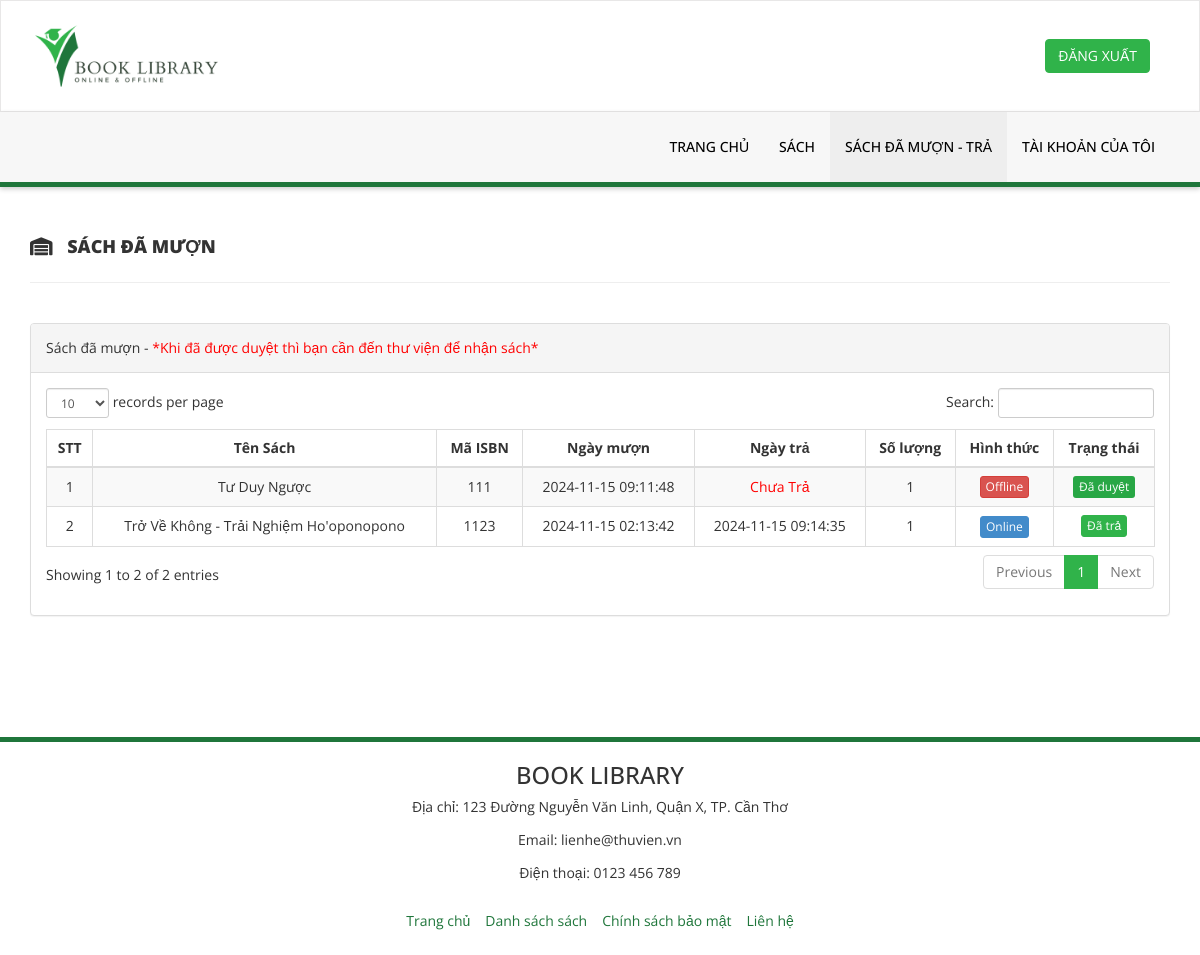
Page /issued-books.php (signed in) on the committed database.
### tables this page shows
CREATE TABLE `ctmuontra` (
  `id` int NOT NULL,
  `BookId` int NOT NULL,
  `ReaderId` int NOT NULL,
  `IssuesDate` timestamp NOT NULL DEFAULT CURRENT_TIMESTAMP,
  `ReturnDate` timestamp NULL DEFAULT NULL ON UPDATE CURRENT_TIMESTAMP,
  `QuantityBorrow` int NOT NULL,
  `Method` tinyint NOT NULL,
  `BorrowStatus` tinyint DEFAULT NULL
);

CREATE TABLE `sach` (
  `id` int NOT NULL,
  `BookName` varchar(255) DEFAULT NULL,
  `CatId` int DEFAULT NULL,
  `AuthorId` int DEFAULT NULL,
  `ISBNNumber` int DEFAULT NULL,
  `BookPrice` decimal(10,2) DEFAULT NULL,
  `RegDate` timestamp NULL DEFAULT CURRENT_TIMESTAMP,
  `updationDate` timestamp NULL DEFAULT CURRENT_TIMESTAMP ON UPDATE CURRENT_TIMESTAMP,
  `Image` varchar(255) DEFAULT NULL,
  `Quantity` int NOT NULL,
  `Stock` int NOT NULL,
  `Method` tinyint NOT NULL
);

### issued-books.php (the view, shortened to what this page needs)
<?php
include('includes/config.php');
?>
<!DOCTYPE html>
<html xmlns="http://www.w3.org/1999/xhtml">
<head>
    <link href="assets/css/bootstrap.css" rel="stylesheet" />
    <link href="assets/css/font-awesome.css" rel="stylesheet" />
    <link href="assets/js/dataTables/dataTables.bootstrap.css" rel="stylesheet" />
    <link href="assets/css/style.css" rel="stylesheet" />
    <link rel="stylesheet" href="https://cdnjs.cloudflare.com/ajax/libs/font-awesome/6.0.0-beta3/css/all.min.css">
</head>
<body>
    <?php include('includes/header.php'); ?>
    <div class="content-wrapper">
        <div class="container">
            <div class="row pad-botm">
                <div class="col-md-12">
                    <h4 class="header-line">
                        <i class="fas fa-warehouse" style="margin-right: 10px;"></i> SÁCH ĐÃ MƯỢN
                    </h4>
                </div>
            </div>
            <div class="row">
                <div class="col-md-12">
                    <div class="panel panel-default">
                        <div class="panel-heading">
                            Sách đã mượn - <span style="color:red;">*Khi đã được duyệt thì bạn cần đến thư viện để nhận sách*</span>
                        </div>
                        <div class="panel-body">
                            <div class="table-responsive">
                                <table class="table table-striped table-bordered table-hover" id="dataTables-example">
                                    <thead>
                                        <tr>
                                            <th style="vertical-align: middle;">STT</th>
                                            <th style="vertical-align: middle;">Tên Sách</th>
                                            <th style="vertical-align: middle;">Mã ISBN</th>
                                            <th style="vertical-align: middle;">Ngày mượn</th>
                                            <th style="vertical-align: middle;">Ngày trả</th>
                                            <th style="vertical-align: middle;">Số lượng</th>
                                            <th style="vertical-align: middle;">Hình thức</th>
                                            <th style="vertical-align: middle;">Trạng thái</th>
                                        </tr>
                                    </thead>
                                    <tbody>
                                        <?php
                                        $sid = $_SESSION['stdid'];
                                        $sql = "SELECT ctmuontra.id, sach.BookName AS ten_sach,
                                        sach.ISBNNumber AS ma_isbn,
                                        ctmuontra.IssuesDate AS ngay_muon,
                                        ctmuontra.ReturnDate AS ngay_tra,
                                        ctmuontra.QuantityBorrow,ctmuontra.Method,
                                        ctmuontra.BorrowStatus
                                        FROM ctmuontra JOIN sach ON ctmuontra.BookId = sach.id WHERE ctmuontra.ReaderId =:sid";
                                        $stmt = $dbh->prepare($sql);
                                        $stmt->bindParam(':sid', $sid, PDO::PARAM_STR);
                                        $stmt->execute();
                                        $results = $stmt->fetchAll(PDO::FETCH_OBJ);
                                        $cnt = 1;
                                        foreach ($results as $result) { ?>
                                            <tr class="odd gradeX">
                                                <td class="center" style="vertical-align: middle;"><?php echo htmlentities($cnt); ?></td>
                                                <td class="center" style="vertical-align: middle;"><?php echo htmlentities($result->ten_sach); ?></td>
                                                <td class="center" style="vertical-align: middle;"><?php echo htmlentities($result->ma_isbn); ?></td>
                                                <td class="center" style="vertical-align: middle;"><?php echo htmlentities($result->ngay_muon); ?></td>
                                                <td class="center" style="vertical-align: middle;">
                                                    <?php
                                                    if ($result->ngay_tra == "") {
                                                        echo "<span style='color:red'>Chưa Trả</span>";
                                                    } else {
                                                        echo htmlentities($result->ngay_tra);
                                                    }
                                                    ?>
                                                </td>
                                                <td class="center" style="vertical-align: middle;"><?php echo htmlentities($result->QuantityBorrow); ?></td>
                                                <td class="center" style="vertical-align: middle;">
                                                    <?php if ($result->Method == 1) { ?>
                                                        <a href="#" class="btn btn-success btn-xs">Online</a>
                                                    <?php } else { ?>
                                                        <a href="#" class="btn btn-danger btn-xs">Offline</a>
                                                    <?php } ?>
                                                </td>
                                                <td class="center" style="vertical-align: middle;">
                                                    <div class=" btn-container" style="display: flex; justify-content: center; align-items: center;">
                                                        <?php
                                                        if ($result->BorrowStatus == '0') {
                                                            echo '<span class="btn btn-warning btn-xs disabled-link" style="margin-right: 5px;">Chưa duyệt</span>';
                                                            echo '<a href="issued-books.php?deleteid=' . htmlentities($result->id) . '" class="btn btn-danger btn-xs" onclick="return confirm(\'Bạn có chắc chắn muốn xóa yêu cầu này không?\');">Xóa</a>';
                                                        } elseif ($result->BorrowStatus == '1') {
                                                            echo '<a href="#" class="btn custom-success btn-xs disabled-link">Đã duyệt</a>';
                                                        } elseif ($result->BorrowStatus == '2') {
                                                            echo '<a href="#" class="btn btn-info btn-xs disabled-link">Đã trả</a>';
                                                        } elseif ($result->BorrowStatus == NULL) {
                                                            echo '<a href="#" style="margin-right: 5px;" class="btn btn-danger btn-xs disabled-link">Từ chối</a>';
                                                        } else {
                                                            echo '<span class="text-muted">Unknown Status</span>';
                                                        }
                                                        ?>
                                                    </div>
                                                </td>
                                            </tr>
                                        <?php $cnt = $cnt + 1;
                                        } ?>
                                    </tbody>
                                </table>
                            </div>
                        </div>
                    </div>
                </div>
            </div>
        </div>
    </div>
    <?php include('includes/footer.php'); ?>
</body>
</html>

### assets/css/style.css (style rules this page uses)
body { font-family: "Open Sans", sans-serif; line-height: 28px; }
.content-wrapper { margin: 40px 0; min-height: 470px; }
.header-line { font-weight: 900; padding-bottom: 25px; border-bottom: 1px solid #eeeeee; text-transform: uppercase; }
.pad-botm { padding-bottom: 30px; }
table { width: 100%; }
th, td { text-align: center; }
.custom-success { background-color: #28a745; color: white; }
.disabled-link { pointer-events: none; }

### rows in the picture
ctmuontra: BookId.BookName "Tư Duy Ngược", BookId.ISBNNumber "111", IssuesDate "2024-11-15 09:11:48", shows "Chưa Trả", QuantityBorrow "1", Method "Offline", BorrowStatus "Đã duyệt"
ctmuontra: BookId.BookName "Trở Về Không - Trải Nghiệm Ho'oponopono", BookId.ISBNNumber "1123", IssuesDate "2024-11-15 02:13:42", ReturnDate "2024-11-15 09:14:35", QuantityBorrow "1", Method "Online", BorrowStatus "Đã trả"
